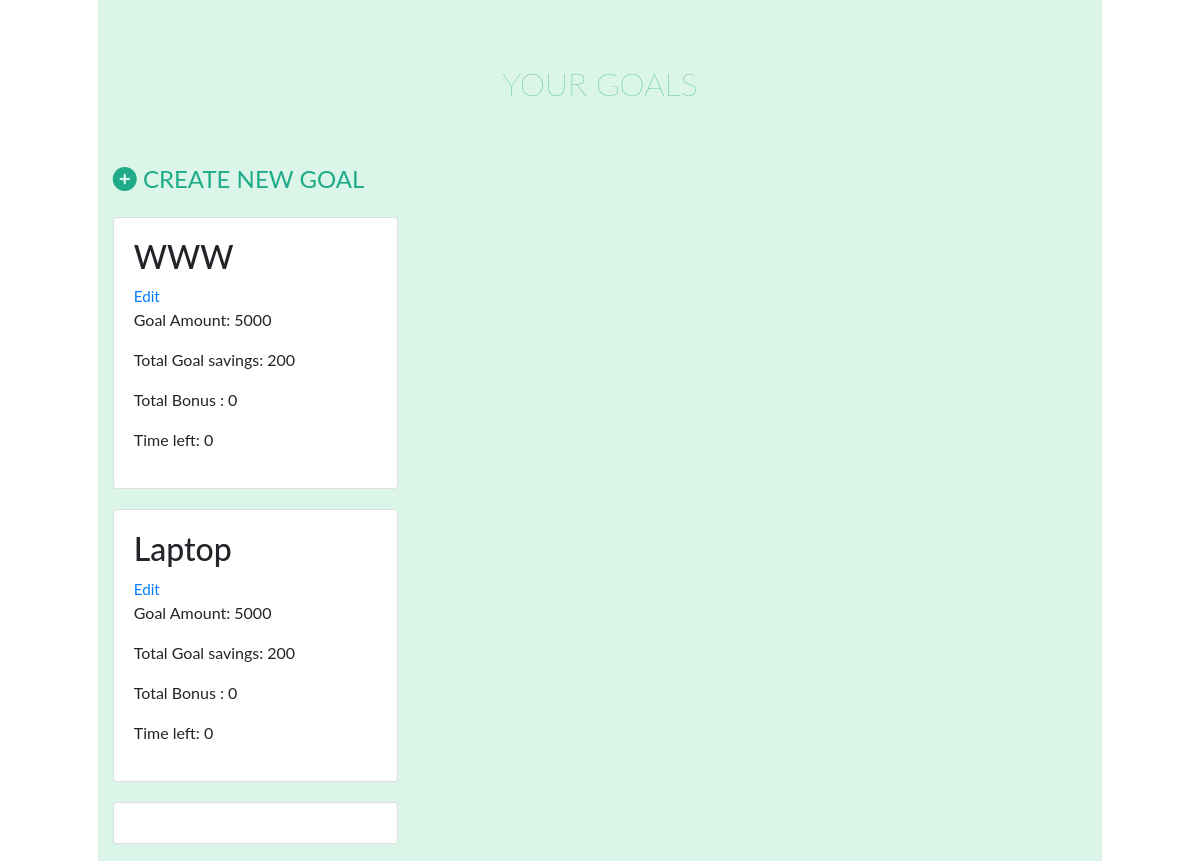
Before: /goal/account (signed in, middle part) with the older database file.
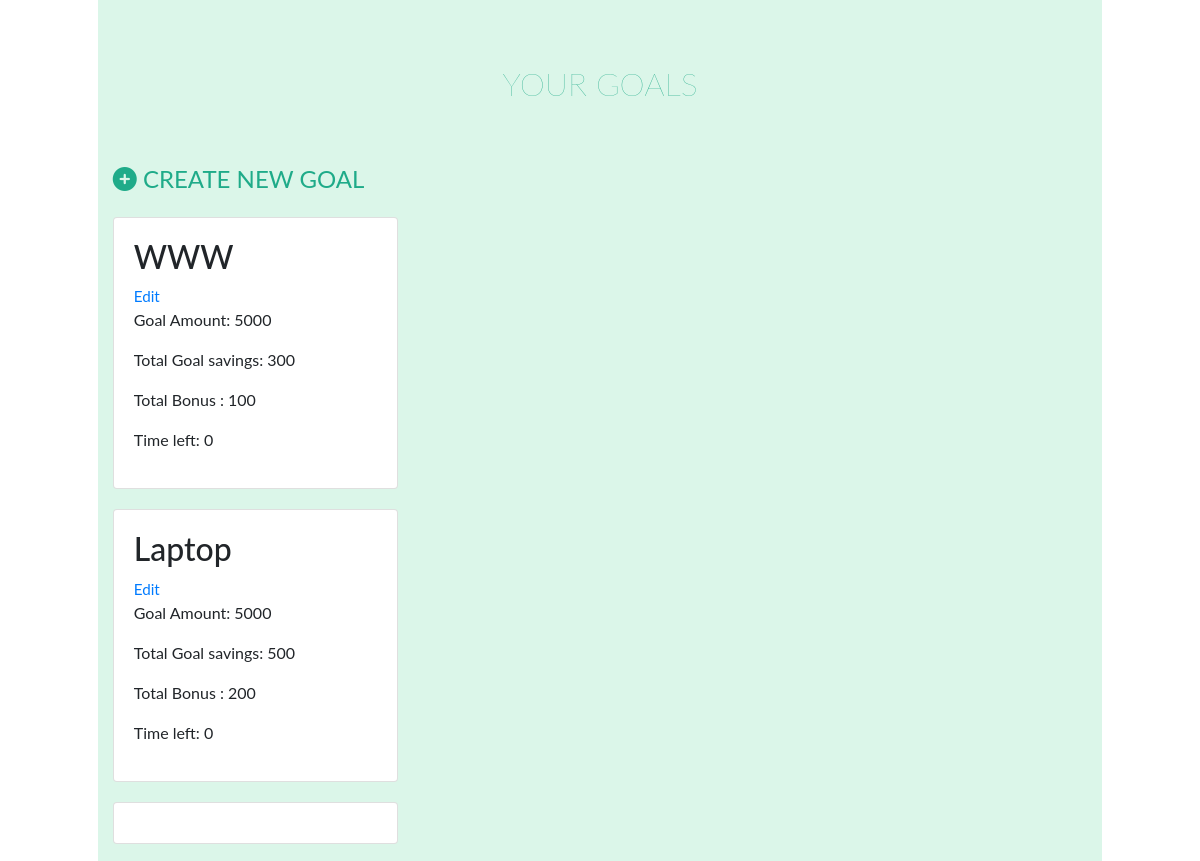
After: the same page with the newer database file.
### tables this page shows
CREATE TABLE goal(
	goal_id INTEGER PRIMARY KEY AUTOINCREMENT,
	author_id INTEGER ,
	task_author INTEGER,

	goal_name TEXT UNIQUE ,
	income_amt INTEGER ,
	goal_amt INTEGER ,
	goal_saving INTEGER,

	fix_saving_amt INTEGER,
	saving_amt INTEGER ,
	emergency_amt INTEGER ,
	
	bonus INTEGER ,
    time_left INTEGER ,
	personal_amt INTEGER ,
	counter INTEGER,

	created TIMESTAMP DEFAULT CURRENT_TIMESTAMP,


	task_name  TEXT,

	task_amt INTEGER,
	task_count INTEGER,
	
	FOREIGN KEY (author_id) REFERENCES child (child_id),
	
	FOREIGN KEY (task_author) REFERENCES parent (parent_id)

);

### fin/goal.py (the view, shortened to what this page needs)
@bp.route('/account' ,  methods = ('GET' , 'POST'))
@child_login_required
def account():
    db = get_db()
    goals = db.execute(
            'SELECT go.goal_id , income_amt , goal_amt , saving_amt , emergency_amt , author_id , goal_name , child_username , time_left ,personal_amt, created , bonus , counter , goal_saving  , fix_saving_amt'
            ' FROM goal go JOIN child c ON go.author_id = c.child_id'
            ' ORDER BY created DESC'
            ).fetchall()
    from datetime import datetime
    counter =0
    for x in goals:
        counter += 1
    for i in range(0 , counter):
        created_time = goals[i]['created']
        today = datetime.today()
        goal_saving = goals[i]['goal_saving']
        fix_saving_amt = goals[i]['fix_saving_amt']
        created_month = int(created_time.strftime('%m'))
        created_date = int(created_time.strftime('%d'))
        tracker = goals[i]['counter']
        tracker += created_month
        curr_month = int(today.strftime('%m'))
        curr_date = int(today.strftime('%d'))
        if(tracker != 12):
            if (created_date == curr_date and tracker + 1  == curr_month):
                saving_amt = goals[i]['saving_amt']
                goal_saving += fix_saving_amt
                saving_amt += saving_amt
                tracker += 1
                db.execute(
                    'UPDATE goal SET saving_amt = ? ,counter = ?, goal_saving= ? '
                    ' WHERE created = ?',
                    (saving_amt , tracker,goal_saving, created_time)
                    )
                db.commit()
    return render_template('goal/account.html' , goals=goals)

### fin/auth.py (called while the page is built)
@bp.before_app_request
def load_logged_in_parent():
    parent_id = session.get('parent_id')
    if parent_id is None:
        g.parent = None
    else:
        g.parent = get_db().execute(
            'SELECT * FROM parent WHERE parent_id = ?', (parent_id,)
        ).fetchone()

@bp.before_app_request
def load_logged_in_child():
    child_id = session.get('child_id')
    if child_id is None:
        g.child = None
    else:
        g.child = get_db().execute(
            'SELECT * FROM child WHERE child_id = ?', (child_id,)
        ).fetchone()

def child_login_required(view):
    @functools.wraps(view)
    def wrapped_view(**kwargs):
        if g.child is None:
            return redirect(url_for('auth.child_login'))
        return view(**kwargs)
    return wrapped_view

### fin/db.py (called while the page is built)
def get_db():
	if 'db' not in g:
		g.db = sqlite3.connect( current_app.config['DATABASE'] , detect_types=sqlite3.PARSE_DECLTYPES)
		g.db.row_factory = sqlite3.Row
	return g.db

### fin/templates/goal/account.html (shortened to what this page needs)
<!DOCTYPE html>
<html>
<head>
  <link rel="stylesheet" href="https://stackpath.bootstrapcdn.com/bootstrap/4.5.0/css/bootstrap.min.css">
<link rel="stylesheet" href="{{ url_for('static', filename='account.css') }}">
</head>
<body>
  <section id="main">
  <div class="container-fluid">
    <section id='second'>
    </section>
    <section id="third">
      <h2 class="title_goal">YOUR GOALS</h2>
      {% if g.child %}
      <a class="add1" href="{{ url_for('goal.create') }}"><i class="fa fa-plus-circle" aria-hidden="true"></i> CREATE NEW GOAL</a>
      {% endif %}
       {% for goal in goals %}
      <div class="card-deck row">
        <div class="pricing-column col-lg-4 col-md-6">
          <div class="card">
            <div class="card-body">
              {% if g.child['child_id'] == goal['author_id'] %}
                <h2>{{ goal['goal_name'] }}</h2>
                 <a style = font-size:95%; color: #1fab89 ;class="action" href="{{ url_for('goal.update', goal_id=goal['goal_id']) }}">Edit</a>
                <p class="price-p">Goal Amount: {{ goal['goal_amt'] }}</p>
                <p class="price-p">Total Goal savings: {{ goal['goal_saving'] }}</p>
                <p class="price-p">Total Bonus : {{ goal['bonus'] }}</p>
                <p class="price-p">Time left: {{ goal['time_left'] }}</p>
              {% endif %}
            </div>
          </div>
        </div>
      </div>
        {% endfor %}
    </section>
  </div>
</section>
</body>
</html>

Changed rows visible on the page:
changed goal "WWW": goal_saving "200" → "300"; bonus "0" → "100"
changed goal "Laptop": goal_saving "200" → "500"; bonus "0" → "200"
